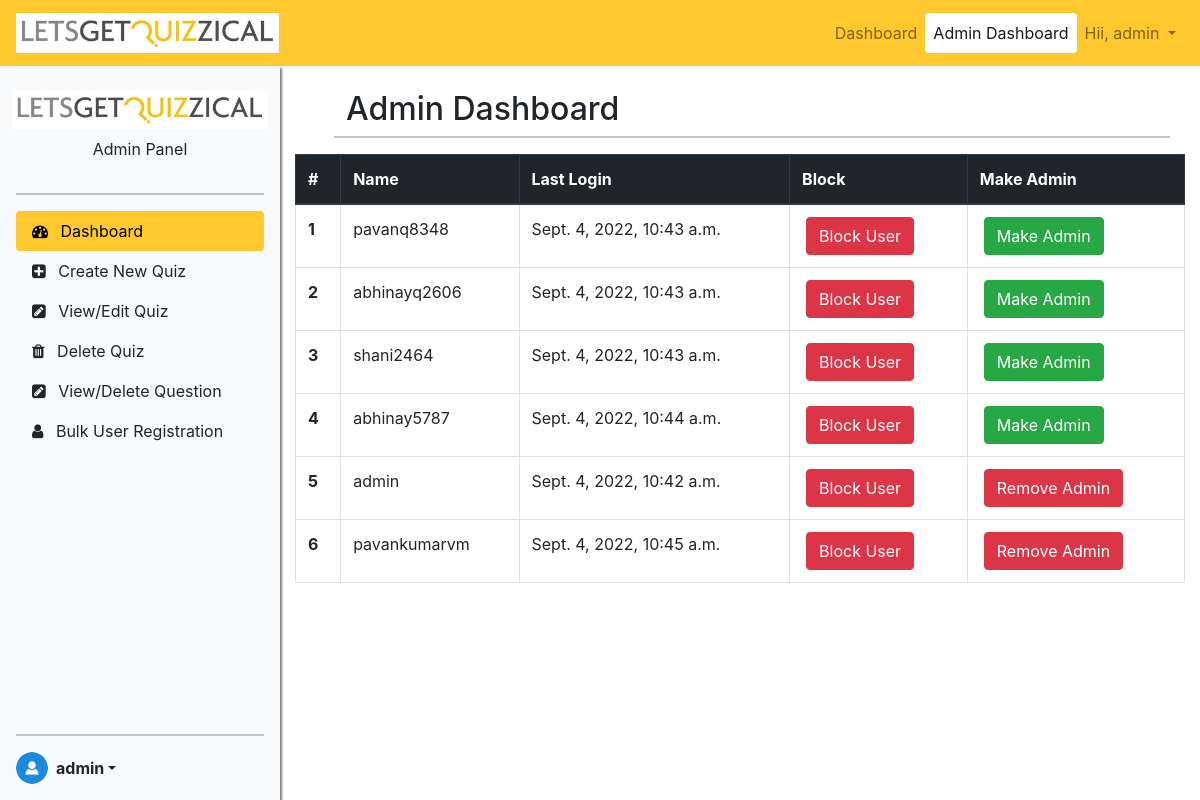
Before: /bajajauto/adminpanel/dashboard/ (signed in) with the older database file.
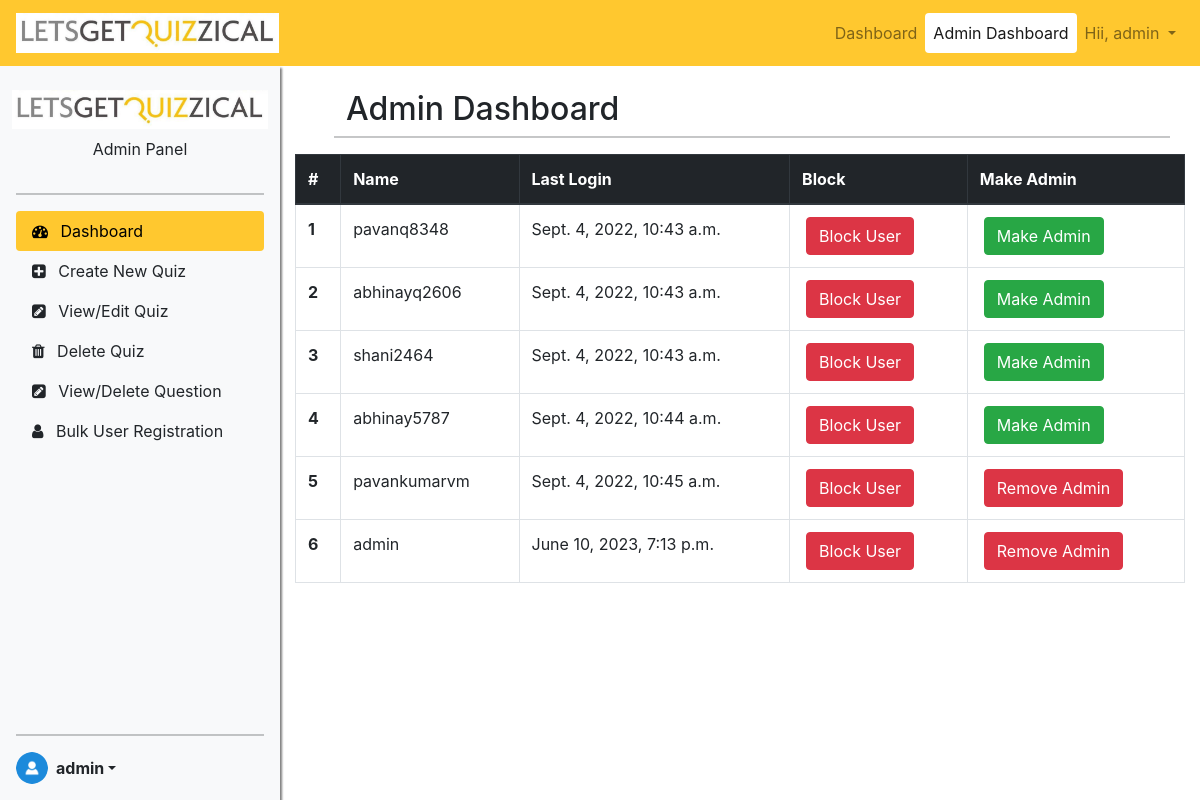
After: the same page with the newer database file.
### accounts/models.py (models this page shows, shortened)
class IcoUser(AbstractBaseUser, PermissionsMixin):
    user_id = models.UUIDField(primary_key=True, default = uuid.uuid4, editable=False)
    username = models.CharField(max_length=25, unique=True, null=False)
    avatar = models.ImageField(upload_to="profile/", null=True)
    first_name = models.CharField(max_length=30, blank=False, null=True)
    last_name = models.CharField(max_length=30, blank=False, null=True)
    email = models.EmailField(max_length=50, blank=False, null=False, unique=True)
    phone_no = models.CharField(max_length=10, blank=True, null=True)
    date_joined = models.DateTimeField(auto_now_add=True)
    last_login = models.DateTimeField(verbose_name="last login", auto_now=True)
    is_admin = models.BooleanField(default=False)
    is_staff = models.BooleanField(default=False)
    is_superuser = models.BooleanField(default=False)
    is_active = models.BooleanField(default=True)
    age = models.CharField(max_length=4,null=True)
    gender = models.CharField(max_length=1,null=True)
    total_score = models.BigIntegerField(default=0)
    objects = UserManager()
    USERNAME_FIELD = 'email'
    REQUIRED_FIELDS = ['username']
    class Meta:
        db_table = 'ico_user'

### adminpanel/views.py (the view)
# urls.py: path('adminpanel/dashboard/', adminpanel, name='adminpanel'),
@login_required(login_url='/bajajauto/accounts/login/')
@user_passes_test(lambda u: u.is_admin, login_url='/bajajauto/accounts/adminlogin/')
def adminpanel(request):
	users = IcoUser.objects.all().order_by('is_admin','last_login')
	for i in range(len(users)):
		users[i].srno = i+1
	data = {
		'user': request.user,
		'users': users,
	}
	return render(request, template_name='admindashboard.html', context=data)

### templates/admindashboard.html (shortened to what this page needs)
{% extends 'adminpanel.html' %} {% load static %}  {% block body %}
<div class="container">
  <div class="col">
    <div class="row mx-4 mt-4">
      <h2>Admin Dashboard</h2>
      <hr />
    </div>
    <div class="row">
      <table class="table table-bordered" cellspacing="0" width="100%">
        <thead class="thead-dark">
          <tr>
            <th scope="col">#</th>
            <th scope="col">Name</th>
            <th scope="col">Last Login</th>
            <th scope="col">Block</th>
            <th scope="col">Make Admin</th>
          </tr>
        </thead>
        <tbody>
          {% for user in users %}
          <tr id="{{user.user_id}}">
            <th scope="row">{{user.srno}}</th>
            <td>{{user.username}}</td>
            <td>{{user.last_login}}</td>
            <td>
              <form method="POST" action="/bajajauto/accounts/change_status/">
                {% if user.is_active %}<button
                  type="submit"
                  class="btn btn-danger mx-1"
                >
                  Block User</button
                >{% else %}
                <button type="submit" class="btn btn-success mx-1">
                  Unblock User
                </button>
                {% endif %}
              </form>
            </td>
            <td>
              <form method="POST" action="/bajajauto/accounts/make_admin/">
                {% if user.is_admin %}<button
                  type="submit"
                  class="btn btn-danger mx-1"
                >
                  Remove Admin</button
                >{% else %}
                <button type="submit" class="btn btn-success mx-1">
                  Make Admin
                </button>
                {% endif %}
              </form>
            </td>
          </tr>
          {% endfor %}
        </tbody>
      </table>
    </div>
  </div>
</div>
{% endblock body %}

### templates/adminpanel.html (shortened to what this page needs)
<!DOCTYPE html>
{% load static %}
<html>
  <head>
    <link
      href="https://cdn.jsdelivr.net/npm/bootstrap@5.1.3/dist/css/bootstrap.min.css"
      rel="stylesheet"
    />
    <link
      rel="stylesheet"
      href="https://maxcdn.bootstrapcdn.com/bootstrap/4.0.0/css/bootstrap.min.css"
    />
    <link
      rel="stylesheet"
      href="https://cdnjs.cloudflare.com/ajax/libs/font-awesome/4.7.0/css/font-awesome.min.css"
    />
    <link
      rel="stylesheet"
      type="text/css"
      href="{% static 'css/adminpanel.css' %}"
    />
  </head>
  <body>
    <main class="d-flex main_body">
      <div id="nav-bar">
        <nav
          class="navbar navbar-expand-lg navbar-light py-2 fixed-top ico_navbar"
        >
          <a
            class="navbar-brand d-flex flex-row justify-content-start"
            href="/bajajauto/"
            ><img
              src="{% static 'images\lets_quiz.jpeg' %}"
              class="logoimg"
              alt="logo"
            />
          </a>
          <div class="collapse navbar-collapse" id="navbarNav">
            <ul class="navbar-nav ml-auto nav-pills">
              {% if user.is_active %}
              <li class="nav-item">
                <a class="nav-link" href="/bajajauto/user/dashboard/"
                  >Dashboard</a
                >
              </li>
              {% if user.is_admin %}
              <li class="nav-item">
                <a class="nav-link" href="/bajajauto/adminpanel/dashboard/"
                  >Admin Dashboard</a
                >
              </li>
              {% endif %}
              <li class="nav-item dropdown">
                <a
                  class="nav-link dropdown-toggle"
                  href="#"
                  id="navbarDropdown"
                  role="button"
                  data-toggle="dropdown"
                  aria-haspopup="true"
                  aria-expanded="false"
                >
                  Hii, {{user.username }}
                </a>
              </li>
              {% endif %}
            </ul>
          </div>
        </nav>
      </div>
      <div class="ico_sidebar_container" id="ico_nav_sidebar">
        <div class="d-flex flex-column flex-shrink-0 p-3 bg-light ico_sidebar">
          <a
            href="/bajajauto/"
            class="d-flex flex-column align-items-center mb-3 link-dark text-decoration-none"
          >
            <img
              src="{% static 'images/lets_quiz.jpeg' %}"
              class="ico_logo"
              height="55"
            />
            <span>Admin Panel</span>
          </a>
          <hr />
          <ul class="nav nav-pills flex-column mb-auto">
            <li class="nav-item">
              <a
                href="/bajajauto/adminpanel/dashboard/"
                class="nav-link link-dark"
                id="dashboard"
                aria-current="page"
              >
                <span class="bi me-2" width="16" height="16">
                  <i class="fa fa-tachometer" aria-hidden="true"></i>
                </span>
                Dashboard
              </a>
            </li>
            <li class="nav-item">
              <a
                href="/bajajauto/adminpanel/create_quiz/"
                class="nav-link link-dark"
                id="create_quiz"
                aria-current="page"
              >
                <span class="bi me-2" width="16" height="16">
                  <i class="fa fa-plus-square" aria-hidden="true"></i>
                </span>
                Create New Quiz
              </a>
            </li>
            <li class="nav-item">
              <a
                href="/bajajauto/adminpanel/edit_quiz/"
                class="nav-link link-dark"
                id="edit_quiz"
                aria-current="page"
              >
                <span class="bi me-2" width="16" height="16">
                  <i class="fa fa-pencil-square" aria-hidden="true"></i>
                </span>
                View/Edit Quiz
              </a>
            </li>
            <li class="nav-item">
              <a
                href="/bajajauto/adminpanel/delete_quiz/"
                class="nav-link link-dark"
                id="delete_quiz"
                aria-current="page"
              >
                <span class="bi me-2" width="16" height="16">
                  <i class="fa fa-trash" aria-hidden="true"></i>
                </span>
                Delete Quiz
              </a>
            </li>
            <li class="nav-item">
              <a
                href="/bajajauto/adminpanel/view_question/0/"
                class="nav-link link-dark"
                id="edit_question"
                aria-current="page"
              >
                <span class="bi me-2" width="16" height="16">
                  <i class="fa fa-pencil-square" aria-hidden="true"></i>
                </span>
                View/Delete Question
              </a>
            </li>
            <li class="nav-item">
              <a
                href="/bajajauto/adminpanel/add_bulk_users/"
                class="nav-link link-dark"
                id="new_user"
                aria-current="page"
              >
                <span class="bi me-2" width="16" height="16">
                  <i class="fa fa-user" aria-hidden="true"></i>
                </span>
                Bulk User Registration
              </a>
            </li>
          </ul>
          <hr />
          <div class="dropdown">
            <a
              href="#"
              class="d-flex align-items-center link-dark text-decoration-none dropdown-toggle"
              id="dropdownUser1"
              data-bs-toggle="dropdown"
              aria-expanded="false"
            >
              {% if user.avatar %}
              <img
                src="/media/{{user.avatar}}"
                alt="admin"
                width="32"
                height="32"
                class="rounded-circle me-2"
              />
              {% else %}
              <img
                src="{% static 'images/avatar.png' %}"
                alt="admin"
                width="32"
                height="32"
                class="rounded-circle me-2"
              />
              {% endif  %}
              <strong>{{ user.username }}</strong>
            </a>
          </div>
        </div>
      </div>
      <div class="main_content">{% block body %} {% endblock %}</div>
    </main>
  </body>
</html>

### static/css/adminpanel.css (style rules this page uses)
.ico_navbar { background-color: #ffc82f; }
.main_body { display: grid; grid-template-columns: 280px auto; }
.ico_sidebar { width: 280px; height: calc(100vh - 66px); position: fixed; top: 66px; box-shadow: 2px 2px 2px gray; z-index: 1; }
.main_content { display: flex; flex-direction: column; width: -webkit-fill-available; margin-top: 66px; margin-left: 280px; }
.navbar-brand > img { width: auto; height: 40px; }
.ico_logo { padding: 8px; }
.navbar-nav > .nav-item > .nav-link.active { background-color: #fff !important; }
.nav-pills .nav-link.active { background-color: #ffc82f !important; color: black; }

### templates/adminpanel.html (style rules this page uses)
main { display: flex; flex-wrap: nowrap; height: 100vh; max-height: 100vh; overflow-x: auto; overflow-y: hidden; }
.container { overflow-y: auto; }

Changed rows visible on the page:
changed IcoUser "admin": srno "5" → "6"; last_login "Sept. 4, 2022, 10:42 a.m." → "June 10, 2023, 7:13 p.m."
shown differently, row unchanged: IcoUser "pavankumarvm": srno "6" → "5"; moves up the list
